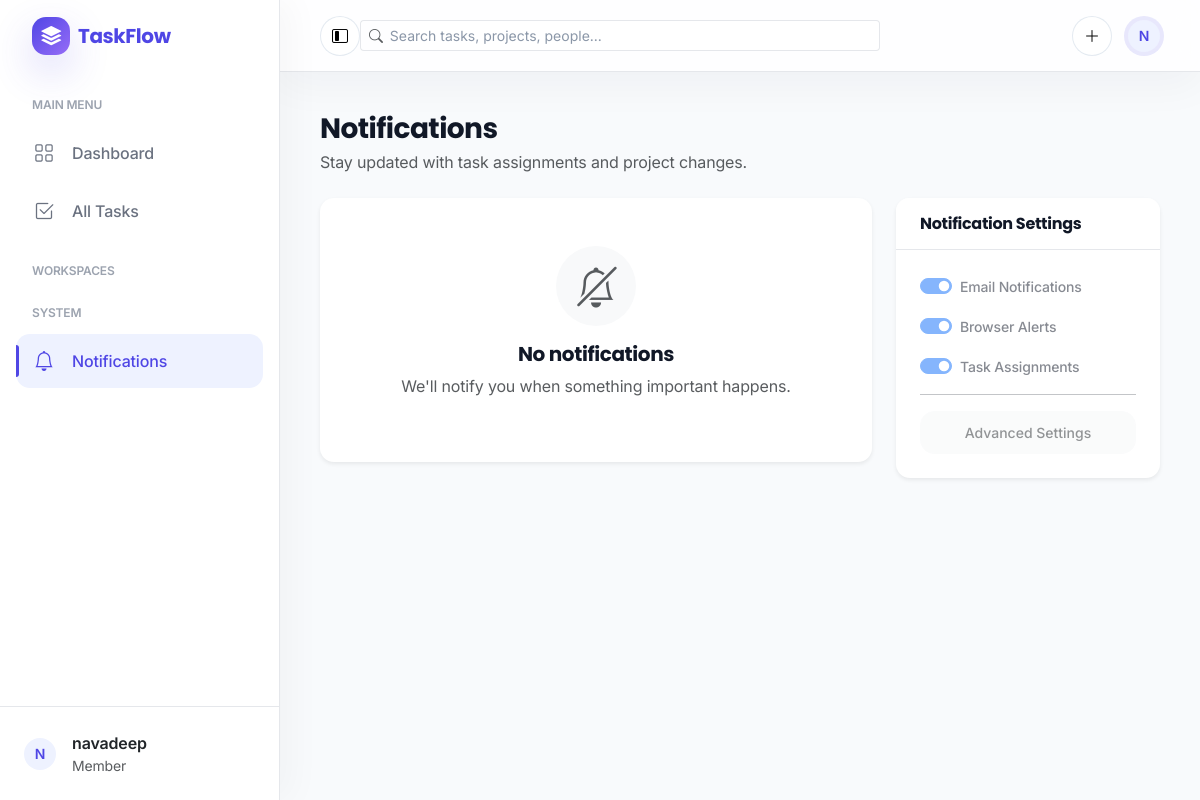
The app's page /notifications (signed in) with its own data.
### models/user.py (models this page shows, shortened)
class User(UserMixin, db.Model):
    __tablename__ = 'users'
    id = db.Column(db.Integer, primary_key=True)
    name = db.Column(db.String(80), nullable=False)
    email = db.Column(db.String(120), unique=True, nullable=False, index=True)
    password = db.Column(db.String(255), nullable=False)
    role = db.Column(db.Enum(UserRole), nullable=False, default=UserRole.MEMBER)
    skills = db.Column(db.Text, nullable=True)  # Comma-separated skills or free text
    created_at = db.Column(db.DateTime, default=datetime.utcnow, nullable=False)
    updated_at = db.Column(db.DateTime, default=datetime.utcnow, onupdate=datetime.utcnow, nullable=False)
    projects = db.relationship('Project', back_populates='creator', lazy=True, cascade='all, delete-orphan')
    assigned_tasks = db.relationship('Task', back_populates='assignee', lazy=True)

### routes/notifications.py (the view)
@notification_bp.route("/notifications")
@login_required
def list_notifications():
    notifications = Notification.query.filter_by(user_id=current_user.id).order_by(Notification.created_at.desc()).all()
    return render_template("notifications.html", notifications=notifications)

### app.py (called while the page is built)
@login_manager.user_loader
def load_user(user_id):
    return User.query.get(int(user_id))

@app.context_processor
def inject_notification_count():
    from flask_login import current_user
    if not current_user.is_authenticated:
        return {"unread_notifications_count": 0}
    unread_count = Notification.query.filter_by(user_id=current_user.id, is_read=False).count()
    return {"unread_notifications_count": unread_count}

### templates/notifications.html (shortened to what this page needs)
{% extends "layout.html" %}
{% block content %}
<div class="row g-4 mb-4">
    <div class="col-12">
        <h1 class="h3 fw-bold mb-1">Notifications</h1>
        <p class="text-muted mb-0">Stay updated with task assignments and project changes.</p>
    </div>
</div>
<div class="row">
    <div class="col-lg-8">
        <div class="card border-0 shadow-sm overflow-hidden">
            <div class="list-group list-group-flush">
                {% for item in notifications %}
                <div class="list-group-item p-4 {{ 'bg-light border-start border-4 border-primary' if not item.is_read else '' }}">
                    <div class="d-flex align-items-start">
                        <div class="bg-primary-light text-primary rounded-circle p-2 me-3" style="width: 40px; height: 40px; display: flex; align-items: center; justify-content: center;">
                            <i class="bi {{ 'bi-bell-fill' if not item.is_read else 'bi-bell' }} fs-5"></i>
                        </div>
                        <div class="flex-grow-1">
                            <div class="d-flex justify-content-between align-items-center mb-1">
                                <h6 class="fw-bold mb-0 {{ 'text-primary' if not item.is_read else 'text-dark' }}">{{ item.title }}</h6>
                                <span class="text-muted x-small" style="font-size: 11px;">{{ item.created_at.strftime('%b %d, %H:%M') }}</span>
                            </div>
                            <div class="text-muted small mb-3">{{ item.message }}</div>
                            {% if not item.is_read %}
                            <form action="{{ url_for('notification.mark_notification_read', notification_id=item.id) }}" method="POST">
                                <button class="btn btn-primary btn-sm rounded-3 px-3" style="font-size: 11px;">
                                    <i class="bi bi-check2 me-1"></i> Mark as Read
                                </button>
                            </form>
                            {% else %}
                            <span class="badge badge-soft-success px-3" style="font-size: 10px;">Already Read</span>
                            {% endif %}
                        </div>
                    </div>
                </div>
                {% else %}
                <div class="text-center py-5">
                    <div class="bg-light rounded-circle d-flex align-items-center justify-content-center mx-auto mb-3" style="width: 80px; height: 80px;">
                        <i class="bi bi-bell-slash fs-1 text-muted"></i>
                    </div>
                    <h5 class="fw-bold">No notifications</h5>
                    <p class="text-muted">We'll notify you when something important happens.</p>
                </div>
                {% endfor %}
            </div>
        </div>
    </div>
    <div class="col-lg-4">
        <div class="card border-0 shadow-sm">
            <div class="card-header bg-white py-3">
                <h6 class="mb-0 fw-bold">Notification Settings</h6>
            </div>
            <div class="card-body">
                <div class="form-check form-switch mb-3">
                    <input class="form-check-input" type="checkbox" id="emailNotif" checked disabled>
                    <label class="form-check-label small fw-medium" for="emailNotif">Email Notifications</label>
                </div>
                <div class="form-check form-switch mb-3">
                    <input class="form-check-input" type="checkbox" id="browserNotif" checked disabled>
                    <label class="form-check-label small fw-medium" for="browserNotif">Browser Alerts</label>
                </div>
                <div class="form-check form-switch mb-0">
                    <input class="form-check-input" type="checkbox" id="assignNotif" checked disabled>
                    <label class="form-check-label small fw-medium" for="assignNotif">Task Assignments</label>
                </div>
                <hr>
                <button class="btn btn-light w-100 btn-sm text-muted" disabled>Advanced Settings</button>
            </div>
        </div>
    </div>
</div>
{% endblock %}

### templates/layout.html (shortened to what this page needs)
<!DOCTYPE html>
<html lang="en">
<head>
    <link href="https://cdn.jsdelivr.net/npm/bootstrap@5.3.0/dist/css/bootstrap.min.css" rel="stylesheet">
    <link rel="stylesheet" href="https://cdn.jsdelivr.net/npm/bootstrap-icons@1.11.0/font/bootstrap-icons.css">
    <link rel="stylesheet" href="{{ url_for('static', filename='css/style.css') }}">
</head>
<body>
    {% if current_user.is_authenticated %}
    <div id="sidebar">
        <div class="sidebar-brand">
            <span class="tf-brand-mark me-2"><i class="bi bi-stack"></i></span>
            <span class="tf-brand-name">TaskFlow</span>
        </div>
        <div class="sidebar-nav">
            <div class="nav-label">Main Menu</div>
            <a href="{{ url_for('dashboard') }}" class="sidebar-link {{ 'active' if request.endpoint == 'dashboard' else '' }}">
                <i class="bi bi-grid"></i>
                <span>Dashboard</span>
            </a>
            <a href="{{ url_for('task.tasks') }}" class="sidebar-link {{ 'active' if 'task' in request.endpoint else '' }}">
                <i class="bi bi-check2-square"></i>
                <span>All Tasks</span>
            </a>
            <div class="nav-label mt-4">Workspaces</div>
            <div class="nav-label mt-4">System</div>
            <a href="{{ url_for('notification.list_notifications') }}" class="sidebar-link {{ 'active' if 'notification' in request.endpoint else '' }}">
                <i class="bi bi-bell"></i>
                <span>Notifications</span>
            </a>
        </div>
        <div class="position-absolute bottom-0 w-100 p-4 border-top">
            <div class="d-flex align-items-center">
                <div class="avatar-initials me-3">
                    {{ current_user.name[:1].upper() }}
                </div>
                <div class="flex-grow-1 text-truncate">
                    <div class="fw-semibold text-dark">{{ current_user.name }}</div>
                    <div class="text-muted small">{{ current_user.role.value | capitalize }}</div>
                </div>
            </div>
        </div>
    </div>
    <div class="main-content">
        <header id="top-nav">
            <div class="d-flex align-items-center gap-2">
                <button type="button" class="tf-icon-btn d-none d-lg-inline-flex" id="sidebar-collapse" aria-label="Collapse navigation">
                    <i class="bi bi-layout-sidebar-inset"></i>
                </button>
            </div>
            <div class="d-none d-md-flex align-items-center flex-grow-1">
                <div class="input-group input-group-sm tf-search">
                    <span class="input-group-text bg-transparent border-end-0"><i class="bi bi-search text-muted"></i></span>
                    <input type="text" class="form-control border-start-0 ps-0" placeholder="Search tasks, projects, people...">
                </div>
            </div>
            <div class="ms-auto d-flex align-items-center gap-3">
                <div class="dropdown">
                    <button class="tf-icon-btn" type="button" data-bs-toggle="dropdown" aria-label="Create">
                        <i class="bi bi-plus-lg"></i>
                    </button>
                </div>
                <div class="dropdown">
                    <a href="#" class="d-flex align-items-center text-dark text-decoration-none" data-bs-toggle="dropdown">
                        <div class="avatar-initials tf-avatar-ring">
                            {{ current_user.name[:1].upper() }}
                        </div>
                    </a>
                </div>
            </div>
        </header>
        <main id="content-wrapper">
            <div class="fade-in">
                {% block content %}{% endblock %}
            </div>
        </main>
    </div>
    {% endif %}
</body>
</html>

### records on screen
User: name "N", name "navadeep", role.value "Member"
